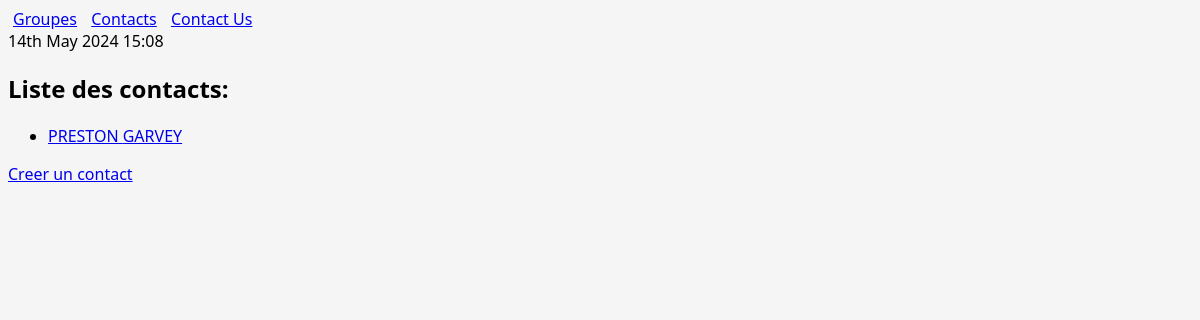
The page /contacts/ on the database as committed earlier.
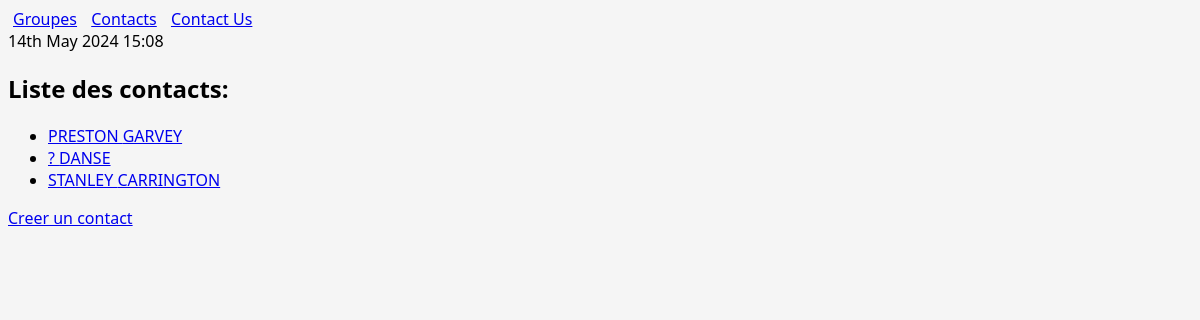
The same page on the database as committed later.
### listings/models.py (models this page shows)
class Contact(models.Model):
    firstname = models.fields.Field(max_length=50)
    lastname = models.fields.CharField(max_length=50)
    band = models.ForeignKey(Band, null=True, on_delete=models.SET_NULL)
    localisation = models.fields.CharField(max_length=100)

### listings/views.py (the view)
# urls.py: path('contacts/', views.contact_list, name='contact_list'),
def contact_list(request):
    contacts = Contact.objects.all()
    return render(request, 'listings/contact_list.html',
                  {'contacts': contacts})

### listings/templates/listings/contact_list.html
{% extends 'listings/base.html' %}
{% block content %}
{% now "jS F Y H:i" %}
<h2>Liste des contacts: </h2>
<ul>
    {% for contact in contacts %}
    <li><a href="{% url 'contact_detail' contact.id %}">{{ contact.firstname | upper }} {{ contact.lastname | upper }}</a></li>
    {% endfor %}
</ul>
<a href="{% url 'contact_create' %}">Creer un contact</a>
{% endblock %}

Rows that differ between the two databases and show on the page:
added Contact: firstname "?", lastname "DANSE"
added Contact: firstname "STANLEY", lastname "CARRINGTON"
